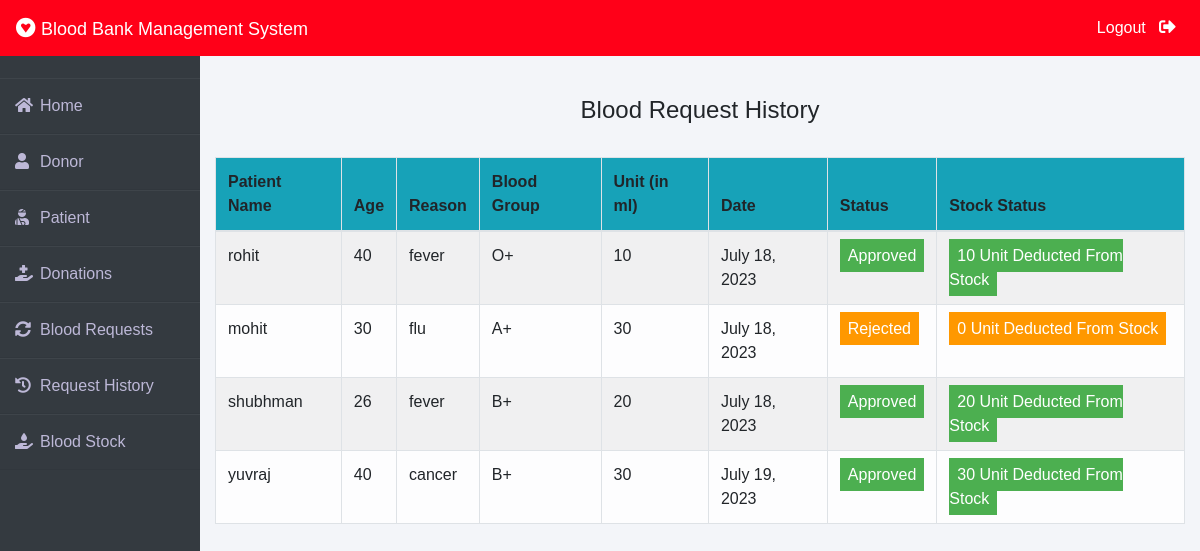
The app's page /admin-request-history (signed in) with its own data.
### blood/models.py (models this page shows, shortened)
class BloodRequest(models.Model):
    request_by_patient=models.ForeignKey(pmodels.Patient,null=True,on_delete=models.CASCADE)
    request_by_donor=models.ForeignKey(dmodels.Donor,null=True,on_delete=models.CASCADE)
    patient_name=models.CharField(max_length=30)
    patient_age=models.PositiveIntegerField()
    reason=models.CharField(max_length=500)
    bloodgroup=models.CharField(max_length=10)
    unit=models.PositiveIntegerField(default=0)
    status=models.CharField(max_length=20,default="Pending")
    date=models.DateField(auto_now=True)

### blood/views.py (the view)
# urls.py: path('admin-request-history', views.admin_request_history_view,name='admin-request-history'),
@login_required(login_url='adminlogin')
def admin_request_history_view(request):
    requests=models.BloodRequest.objects.all().exclude(status='Pending')
    return render(request,'blood/admin_request_history.html',{'requests':requests})

### templates/blood/admin_request_history.html (shortened to what this page needs)
{% extends 'blood/adminbase.html' %}
{% block content %}
{% load widget_tweaks %}
{%load static%}
<head>
</head>
<br><br>
<div class="container">
    <H4 class="text-center">Blood Request History</H4><br>
    <table class="table table-light table-hover table-bordered table-striped">
        <thead class="bg-info">
            <tr>
                <th scope="col">Patient Name</th>
                <th scope="col">Age</th>
                <th scope="col">Reason</th>
                <th scope="col">Blood Group</th>
                <th scope="col">Unit (in ml)</th>
                <th scope="col">Date</th>
                <th scope="col">Status</th>
                <th scope="col">Stock Status</th>
            </tr>
        </thead>
        <tbody>
            {% for t in requests %}
            <tr>
                <td> {{t.patient_name}}</td>
                <td>{{t.patient_age}}</td>
                <td>{{t.reason}}</td>
                <td>{{t.bloodgroup}}</td>
                <td>{{t.unit}}</td>
                <td>{{t.date}}</td>
                {% if t.status == 'Approved' %}
                <td><span class="label success"> Approved</span></td>
                <td><span class="label success"> {{t.unit}} Unit Deducted From Stock</span></td>
                {% else %}
                <td><span class="label warning">Rejected</span></td>
                <td><span class="label warning"> 0 Unit Deducted From Stock</span></td>
                {% endif %}
            </tr>
            {% endfor %}
        </tbody>
    </table>
</div>
{% endblock content %}

### templates/blood/adminbase.html (style rules this page uses)
* { margin: 0; padding: 0; box-sizing: border-box; list-style: none; text-decoration: none; font-family: 'Josefin Sans', sans-serif; }
body { background-color: #f3f5f9; }

### templates/blood/admin_request_history.html (style rules this page uses)
.label { color: white; padding: 8px; }
.success { background-color: #4CAF50; }
.warning { background-color: #ff9800; }

### records on screen
BloodRequest: patient_name "rohit", patient_age "40", reason "fever", bloodgroup "O+", unit "10", date "July 18, 2023"
BloodRequest: patient_name "mohit", patient_age "30", reason "flu", bloodgroup "A+", unit "30", date "July 18, 2023", status "Rejected"
BloodRequest: patient_name "shubhman", patient_age "26", reason "fever", bloodgroup "B+", unit "20", date "July 18, 2023"
BloodRequest: patient_name "yuvraj", patient_age "40", reason "cancer", bloodgroup "B+", unit "30", date "July 19, 2023"
